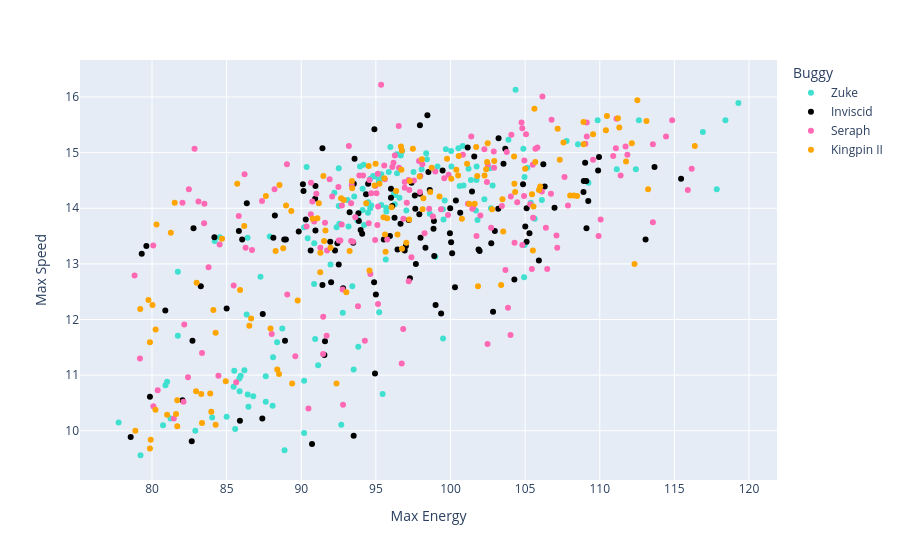

The notebook cell saved with this chart:
### Code cell
px.scatter(freerolls, x='Max Energy', y='Max Speed', color='Buggy', hover_data=['Driver', 'Buggy', 'Date', 'Roll Number', 'Roll Start Time'], color_discrete_map=cmap)

### Figure 1 — Plotly figure (JSON) as saved in the notebook; plotly's stock layout.template omitted (floating-point values rounded to 4 significant figures; data arrays with more than 128 entries replaced by an {"elided": "..."} marker saying what was removed)
{"data": [{"customdata": {"elided": "142x5 mixed values"}, "hovertemplate": "Buggy=%{customdata[1]}<br>Max Energy=%{x}<br>Max Speed=%{y}<br>Driver=%{customdata[0]}<br>Date=%{customdata[2]}<br>Roll Number=%{customdata[3]}<br>Roll Start Time=%{customdata[4]}<extra></extra>", "legendgroup": "Zuke", "marker": {"color": "turquoise", "symbol": "circle"}, "mode": "markers", "name": "Zuke", "orientation": "v", "showlegend": true, "type": "scatter", "x": {"elided": "142 float values"}, "xaxis": "x", "y": {"elided": "142 float values"}, "yaxis": "y"}, {"customdata": {"elided": "127x5 mixed values"}, "hovertemplate": "Buggy=%{customdata[1]}<br>Max Energy=%{x}<br>Max Speed=%{y}<br>Driver=%{customdata[0]}<br>Date=%{customdata[2]}<br>Roll Number=%{customdata[3]}<br>Roll Start Time=%{customdata[4]}<extra></extra>", "legendgroup": "Inviscid", "marker": {"color": "black", "symbol": "circle"}, "mode": "markers", "name": "Inviscid", "orientation": "v", "showlegend": true, "type": "scatter", "x": [93.52, 101.2, 89.83, 97.99, 90.95, 100.7, 85.82, 91.94, 88.97, 96.65, 96.45, 97.28, 99.0, 97.64, 90.63, 97.39, 99.96, 98.91, 98.52, 109.9, 97.95, 97.95, 101.4, 103.5, 86.35, 101.6, 82.71, 106.2, 113.7, 110.0, 108.9, 109.1, 113.1, 105.1, 105.9, 109.1, 104.3, 108.9, 115.5, 88.86, 109.2, 107.0, 99.98, 102.8, 79.31, 93.51, 90.72, 91.59, 91.42, 83.27, 94.88, 91.55, 99.37, 97.2, 97.68, 93.98, 85.0, 94.94, 86.04, 79.62, 87.42, 80.89, 82.78, 103.2, 105.0, 97.91, 92.42, 97.01, 96.01, 94.08, 95.94, 100.0, 100.4, 79.86, 102.0, 100.1, 92.26, 98.32, 82.66, 103.0, 78.57, 82.04, 102.7, 93.24, 95.53, 84.18, 96.25, 95.0, 101.9, 96.93, 92.8, 98.89, 90.95, 90.15, 93.83, 90.93, 88.23, 85.89, 87.39, 93.48, 92.0, 105.3, 94.9, 103.7, 94.34, 104.9, 98.86, 109.0, 97.61, 100.3, 88.13, 88.91, 94.48, 96.1, 90.3, 93.86, 96.01, 98.61, 103.2, 90.11, 93.57, 98.45, 99.47, 91.42, 92.51, 105.1, 106.3], "xaxis": "x", "y": [14.44, 15.09, 13.58, 13.47, 14.4, 13.92, 13.59, 13.4, 13.44, 13.72, 13.26, 12.74, 12.26, 13.99, 13.24, 14.46, 13.55, 13.14, 14.65, 14.68, 15.49, 14.26, 14.3, 14.8, 14.09, 14.93, 11.62, 14.79, 14.74, 14.92, 14.29, 14.49, 13.44, 13.4, 13.06, 13.64, 12.72, 14.49, 14.53, 13.44, 14.13, 14.01, 14.0, 12.14, 13.18, 9.91, 9.76, 11.61, 12.62, 12.6, 12.67, 11.36, 12.11, 13.79, 13.0, 13.61, 12.2, 11.03, 13.44, 13.32, 12.1, 12.16, 13.64, 13.99, 13.67, 13.89, 13.37, 13.32, 14.19, 13.54, 13.5, 13.39, 14.14, 10.61, 13.23, 13.19, 13.24, 13.29, 9.81, 13.59, 9.89, 10.55, 13.37, 13.93, 13.44, 13.48, 13.83, 12.45, 13.26, 13.24, 12.56, 13.77, 13.6, 14.31, 13.91, 14.17, 13.87, 10.18, 10.22, 13.38, 12.67, 13.55, 15.42, 15.07, 14.25, 14.43, 13.63, 14.82, 14.23, 12.58, 13.47, 11.62, 14.44, 14.04, 13.8, 13.77, 14.35, 14.33, 15.26, 14.43, 14.89, 15.67, 14.68, 15.08, 12.99, 14.0, 14.39], "yaxis": "y"}, {"customdata": {"elided": "169x5 mixed values"}, "hovertemplate": "Buggy=%{customdata[1]}<br>Max Energy=%{x}<br>Max Speed=%{y}<br>Driver=%{customdata[0]}<br>Date=%{customdata[2]}<br>Roll Number=%{customdata[3]}<br>Roll Start Time=%{customdata[4]}<extra></extra>", "legendgroup": "Seraph", "marker": {"color": "hotpink", "symbol": "circle"}, "mode": "markers", "name": "Seraph", "orientation": "v", "showlegend": true, "type": "scatter", "x": {"elided": "169 float values"}, "xaxis": "x", "y": {"elided": "169 float values"}, "yaxis": "y"}, {"customdata": {"elided": "140x5 mixed values"}, "hovertemplate": "Buggy=%{customdata[1]}<br>Max Energy=%{x}<br>Max Speed=%{y}<br>Driver=%{customdata[0]}<br>Date=%{customdata[2]}<br>Roll Number=%{customdata[3]}<br>Roll Start Time=%{customdata[4]}<extra></extra>", "legendgroup": "Kingpin II", "marker": {"color": "orange", "symbol": "circle"}, "mode": "markers", "name": "Kingpin II", "orientation": "v", "showlegend": true, "type": "scatter", "x": {"elided": "140 float values"}, "xaxis": "x", "y": {"elided": "140 float values"}, "yaxis": "y"}], "layout": {"legend": {"title": {"text": "Buggy"}, "tracegroupgap": 0}, "margin": {"t": 60}, "xaxis": {"anchor": "y", "domain": [0, 1], "title": {"text": "Max Energy"}}, "yaxis": {"anchor": "x", "domain": [0, 1], "title": {"text": "Max Speed"}}}}
